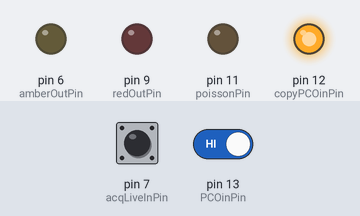
The sketch below on a simulated Arduino Uno, built with avr-gcc and run on an emulated ATmega328P. On the bench: output pins drawn as LEDs (lit = HIGH). Dashed ring = blinking. Inputs (shaded band) come from the test bench; at power-on: pin 7 (acqLiveInPin) LOW, pin 13 (PCOinPin) HIGH. Random numbers use the default seed unless the sketch sets one.

Above: at 1.2 s.
1.3 s: pin 7 (acqLiveInPin) driven HIGH
At 3.46 s:
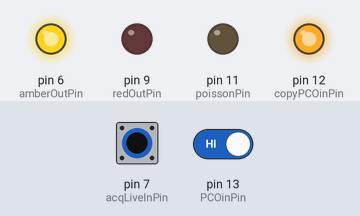
4.3 s: pin 13 (PCOinPin) driven LOW
At 5.11 s:
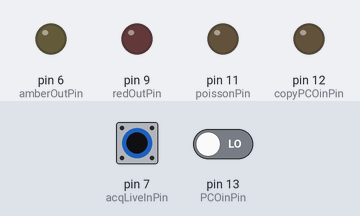
7.3 s: pin 13 (PCOinPin) driven HIGH
At 7.49 s:
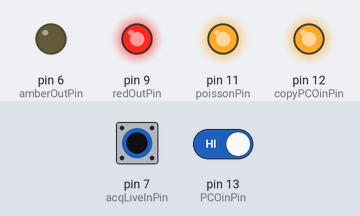
10.3 s: pin 7 (acqLiveInPin) driven LOW
At 10.8 s:
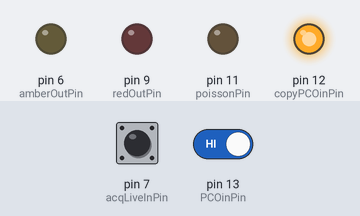
11.8 s: pin 7 (acqLiveInPin) pulsed HIGH 5 times (0.12 s each, 0.3 s apart)
At 12.46 s:
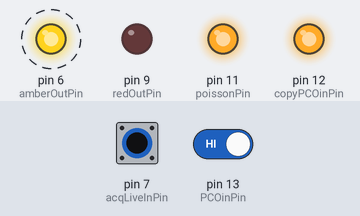
Timing chart, 0 to 14.8 s (numbered marks = the images above; inputs shaded):
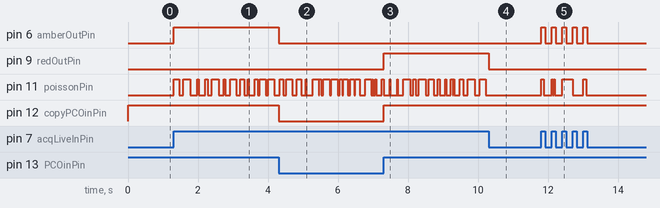

The sketch:

bluePurpleAlternateWithFlipper_DS.ino
```cpp
// created from amberredAlternateWithFlipper_DS
// blue > amber, amber > red

const bool debugMode = 0;  //1 to use simulated camera exposure and show outputs
const bool acqLiveMode = 1; //1 to evoke this code only when acqLive signal is on, 0 to ignore acqLive signal
const int camrate = 2; //frame rate of camera [Hz] (used only in debugMode)
const int duration = 1000 / camrate; //[ms]
int tmod;

const int PCOinPin = 13;//2;    // pin for "all lines exposing"
const int copyPCOinPin = 12;//2;    // copy of PCOinPin
const int amberOutPin = 6;//9;       // pin for amber's Gate1
const int redOutPin = 9;//4;       // pin for red's Gate1
const int acqLiveInPin = 7;//5;       // pin for acqLive from Timeline
const int extraGndPin = 1;       // pin for acqLive from Timeline

const int poissonPin = 11;
const int minPoissonDur = 10; //ms
const int maxPoissonDur = 200; //ms

bool flipflopState = 0;         // current state of the alternation
bool lastPCOstate = 0;
bool currentPCOstate = 0;
bool lastAcqLiveState = 0;
bool currentAcqLiveState = 0;
// internal variables
bool currentamberInternalState = 0;
bool currentredInternalState = 0;
// output to LED
bool currentamberOutState = 0;
bool currentredOutState = 0;

unsigned long lastFlipTime = 0;
unsigned long timeNow = 0;
unsigned long poissonStateDur = 0;
int currentPoissonState = 0;

void setup() {
  // put your setup code here, to run once:
  pinMode(PCOinPin, INPUT);
  pinMode(copyPCOinPin, OUTPUT);
  pinMode(amberOutPin, OUTPUT);
  pinMode(redOutPin, OUTPUT);
  pinMode(acqLiveInPin, INPUT);
  pinMode(extraGndPin, OUTPUT);
  Serial.begin(9600);
  digitalWrite(extraGndPin, LOW);

  pinMode(poissonPin, OUTPUT);
  digitalWrite(poissonPin, LOW);
  currentPoissonState = LOW;
  poissonStateDur = random(minPoissonDur, maxPoissonDur);
  lastFlipTime = millis();

  if (debugMode == 1) {
    pinMode(PCOinPin, OUTPUT);
    pinMode(acqLiveInPin, OUTPUT);
  }

  if (acqLiveMode == 0) {
    digitalWrite(acqLiveInPin, LOW); //HIGH
  }
}


void loop() {
  // put your main code here, to run repeatedly:

  currentAcqLiveState = digitalRead(acqLiveInPin);
  timeNow = millis();

  if (debugMode == 1) {

    tmod = timeNow % duration;

    //rectanglar wave
    if (tmod > duration / 2) {
      digitalWrite(PCOinPin, HIGH);
    }
    else {
      digitalWrite(PCOinPin, LOW);
    }
  }


  if (currentAcqLiveState == HIGH & lastAcqLiveState == LOW) {
    flipflopState = 0; // guarantee that color is amber on first frame when acquisition starts.
    currentamberInternalState = 1;
    currentredInternalState = 0;
    }

  lastAcqLiveState = currentAcqLiveState;

  currentPCOstate = digitalRead(PCOinPin);
  digitalWrite(copyPCOinPin, currentPCOstate);

  if (currentPCOstate == LOW & lastPCOstate == HIGH) {
    flipflopState = (flipflopState + 1) % 2;

    if (flipflopState == 0) {
      currentamberInternalState = 1;
      currentredInternalState = 0;
    } else {
      currentamberInternalState = 0;
      currentredInternalState = 1;
    }
  }

  lastPCOstate = currentPCOstate;

  //code for flipper
  if (currentAcqLiveState == HIGH && (timeNow - lastFlipTime) > poissonStateDur) {
    lastFlipTime = timeNow;
    if (currentPoissonState == LOW) {
      currentPoissonState = HIGH;
    } else {
      currentPoissonState = LOW;
    }
    digitalWrite(poissonPin, currentPoissonState);
    poissonStateDur = random(minPoissonDur, maxPoissonDur);
  } else if (timeNow < lastFlipTime) {
    // this can only happen when the millis() function wraps around at the limit of the unsigned long datatype
    lastFlipTime = 1; // pretend we flipped at 1
  }

  // AND operation
  digitalWrite(amberOutPin, currentamberInternalState & currentPCOstate & currentAcqLiveState);
  digitalWrite(redOutPin, currentredInternalState & currentPCOstate & currentAcqLiveState);

  currentamberOutState = digitalRead(amberOutPin);
  currentredOutState = digitalRead(redOutPin);

  if (debugMode == 1) {
    //Serial.print(tmod); Serial.print(" ");
    Serial.print(currentPCOstate); Serial.print(" ");
    Serial.print(currentAcqLiveState); Serial.print(" ");
    Serial.print(currentamberOutState); Serial.print(" ");
    Serial.println(currentredOutState);
  }

  delayMicroseconds(50);
  //}
}
```

Measured:
- after the input at 1.3 s, pin 6 (amberOutPin): LOW → HIGH at once; pin 11 (poissonPin): LOW → HIGH at once, → LOW 0.17 s later, → HIGH 0.11 s later, → LOW 0.20 s later, … (24 changes in this stretch)
- after the input at 4.3 s, pin 6 (amberOutPin), pin 12 (copyPCOinPin): HIGH → LOW at once
- after the input at 7.3 s, pin 9 (redOutPin), pin 12 (copyPCOinPin): LOW → HIGH at once
- after the input at 10.3 s, pin 9 (redOutPin): HIGH → LOW at once
- after the input at 11.8 s, pin 6 (amberOutPin): alternates HIGH for 0.12 s and LOW for 0.18 s, 10 changes in all, then stays LOW, starting at once
